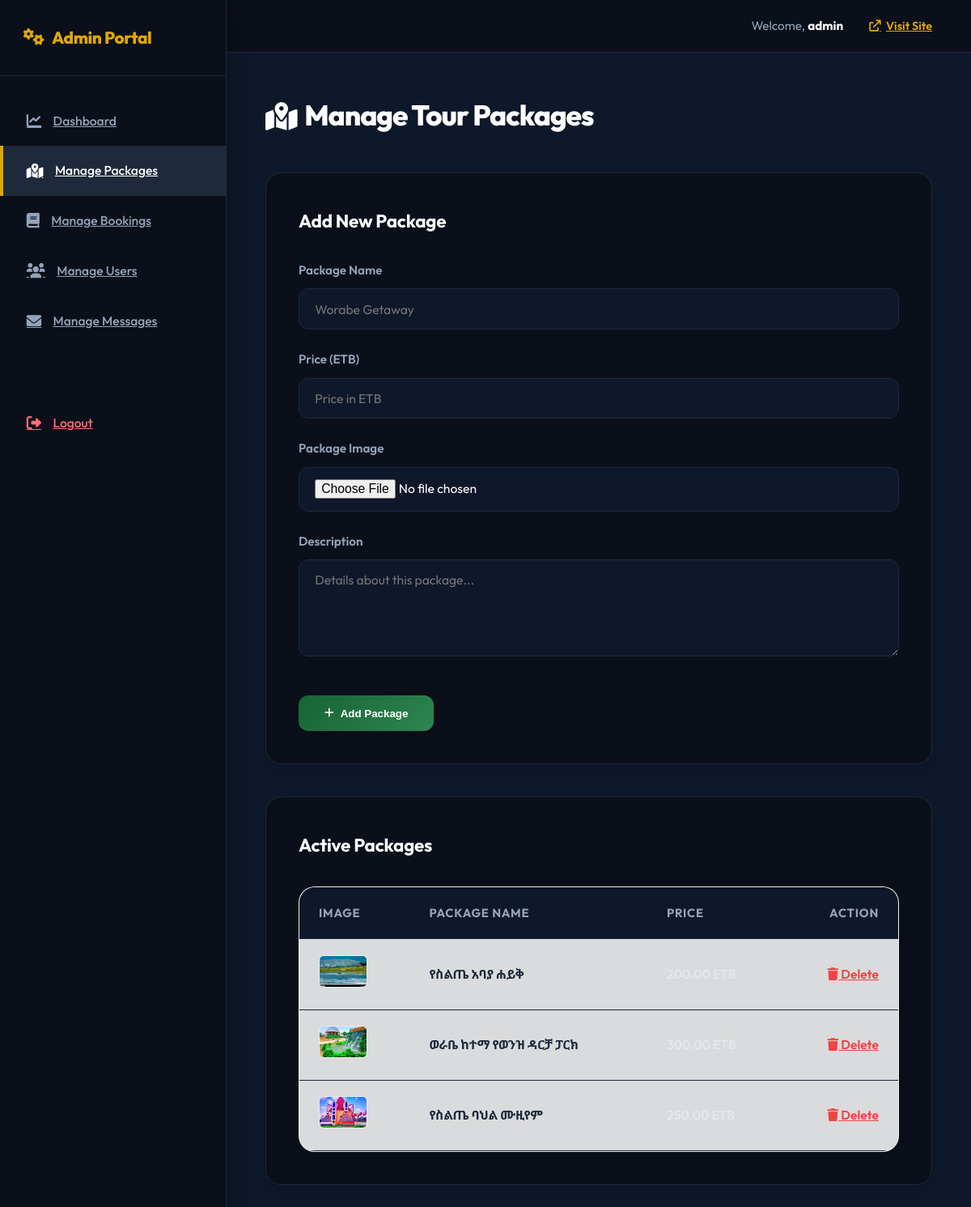
The app's page /manage_packages.php (signed in) with its own data.
### tables this page shows
CREATE TABLE `packages` (
  `package_id` int(11) NOT NULL,
  `package_name` varchar(100) NOT NULL,
  `description` text NOT NULL,
  `price` decimal(10,2) NOT NULL,
  `image_file` varchar(255) NOT NULL
);

### manage_packages.php (the view, shortened to what this page needs)
<?php
include 'db.php';
include 'admin_header.php';
?>
<h1><i class="fa-solid fa-map-location-dot"></i> Manage Tour Packages</h1>
<div class="admin-card">
    <h3>Add New Package</h3>
    <form method="post" enctype="multipart/form-data">
        <div class="inline-form-row">
            <div class="form-group">
                <label>Package Name</label>
                <input type="text" name="name" class="form-control" placeholder="Worabe Getaway" required>
            </div>
            <div class="form-group">
                <label>Price (ETB)</label>
                <input type="number" name="price" class="form-control" placeholder="Price in ETB" required>
            </div>
            <div class="form-group">
                <label>Package Image</label>
                <input type="file" name="image" class="form-control" required>
            </div>
        </div>
        <div class="form-group" style="margin-top: 1rem;">
            <label>Description</label>
            <textarea name="description" class="form-control" placeholder="Details about this package..." required style="height: 120px;"></textarea>
        </div>
        <button type="submit" name="add_package" class="btn" style="margin-top: 1rem;"><i class="fa-solid fa-plus"></i> Add Package</button>
    </form>
</div>
<div class="admin-card">
    <h3>Active Packages</h3>
    <div class="table-responsive">
        <table>
            <thead>
                <tr>
                    <th>Image</th>
                    <th>Package Name</th>
                    <th>Price</th>
                    <th style="text-align: right;">Action</th>
                </tr>
            </thead>
            <tbody>
                <?php
                $res = $conn->query("SELECT * FROM packages ORDER BY package_id DESC");
                if ($res && $res->num_rows > 0) {
                    while ($row = $res->fetch_assoc()) {
                        echo "<tr>";
                        echo "<td><img src='images/".htmlspecialchars($row['image_file'])."' width='60' height='40' style='object-fit: cover; border-radius: 6px; border: 1px solid var(--border);'></td>";
                        echo "<td style='font-weight: 600; color: var(--text-primary);'>".htmlspecialchars($row['package_name'])."</td>";
                        echo "<td style='font-weight: 600;'>".number_format($row['price'], 2)." ETB</td>";
                        echo "<td style='text-align: right;'><a href='manage_packages.php?delete=".$row['package_id']."' style='color: #ef4444; font-weight: 600;' onclick='return confirm(\"Are you sure you want to delete this package?\")'><i class='fa-solid fa-trash'></i> Delete</a></td>";
                        echo "</tr>";
                    }
                } else {
                    echo "<tr><td colspan='4' style='text-align: center; color: var(--text-secondary); padding: 2rem;'>No packages created yet. Add one above!</td></tr>";
                }
                ?>
            </tbody>
        </table>
    </div>
</div>
<?php include 'admin_footer.php'; ?>

### css/style.css (style rules this page uses)
:root { --primary: hsl(143, 62%, 24%); --primary-light: hsl(143, 50%, 35%); --primary-glow: hsla(143, 62%, 24%, 0.15); --secondary: hsl(20, 85%, 52%); --accent: hsl(45, 93%, 45%); --accent-light: hsl(45, 93%, 55%); --bg-main: hsl(30, 20%, 98%); --surface: hsl(0, 0%, 100%); --surface-glass: rgba(255, 255, 255, 0.85); --text-primary: hsl(217, 33%, 17%); --text-secondary: hsl(215, 16%, 47%); --border: hsl(210, 40%, 93%); --border-glass: rgba(255, 255, 255, 0.5); --shadow-sm: 0 2px 8px -2px rgba(0, 0, 0, 0.04), 0 1px 3px -1px rgba(0, 0, 0, 0.02); --shadow-md: 0 12px 24px -10px rgba(11, 15, 25, 0.06), 0 4px 12px -5px rgba(11, 15, 25, 0.03); --shadow-lg: 0 24px 48px -15px rgba(11, 15, 25, 0.12), 0 8px 20px -8px rgba(11, 15, 25, 0.04); --shadow-glow: 0 0 20px 2px hsla(143, 62%, 24%, 0.12); --transition: all 0.35s cubic-bezier(0.25, 1, 0.5, 1); --border-radius: 20px; }
* { box-sizing: border-box; margin: 0; padding: 0; }
body { font-family: 'Outfit', 'Noto Sans Ethiopic', sans-serif; background-color: var(--bg-main); color: var(--text-primary); line-height: 1.7; overflow-x: hidden; }
.btn { background: linear-gradient(135deg, var(--primary) 0%, var(--primary-light) 100%); color: white; padding: 0.9rem 2rem; border: none; border-radius: 12px; font-weight: 600; cursor: pointer; text-align: center; transition: var(--transition); display: inline-flex; align-items: center; justify-content: center; gap: 0.5rem; box-shadow: var(--shadow-sm); }
.form-group { margin-bottom: 1.5rem; }
.form-group label { display: block; font-weight: 600; margin-bottom: 0.6rem; font-size: 0.95rem; color: var(--text-primary); }
.form-control { width: 100%; padding: 0.9rem 1.2rem; border: 1px solid var(--border); border-radius: 12px; outline: none; font-family: inherit; font-size: 0.98rem; transition: var(--transition); background-color: var(--bg-main); }
.table-responsive { overflow-x: auto; background: var(--surface-glass); backdrop-filter: blur(8px); -webkit-backdrop-filter: blur(8px); border-radius: 20px; border: 1px solid var(--border-glass); box-shadow: var(--shadow-md); margin-top: 2rem; }
table { width: 100%; border-collapse: collapse; font-size: 0.98rem; }
th, td { padding: 1.2rem 1.5rem; text-align: left; border-bottom: 1px solid var(--border); }
th { background-color: rgba(241, 245, 249, 0.8); font-weight: 700; color: var(--text-primary); font-size: 0.92rem; text-transform: uppercase; letter-spacing: 0.05em; }
tr:last-child td { border-bottom: none; }
.admin-body { background-color: #0b0f19; color: #e2e8f0; }
.admin-content-inner h1 { font-size: 2.2rem; font-weight: 800; color: white; margin-bottom: 2.5rem; display: flex; align-items: center; gap: 0.6rem; letter-spacing: -0.03em; }
.admin-card { background-color: #0b0f19; border-radius: var(--border-radius); box-shadow: var(--shadow-md); border: 1px solid #1e293b; padding: 2.5rem; margin-bottom: 2.5rem; }
.admin-card h3 { font-size: 1.4rem; margin-bottom: 1.8rem; font-weight: 700; color: white; letter-spacing: -0.01em; }
.admin-card label { color: #94a3b8; }
.admin-card .form-control { background-color: #0f172a; border-color: #1e293b; color: white; }
.admin-card table th { background-color: #0f172a; color: #94a3b8; border-bottom: 1px solid #1e293b; }
.admin-card table td { color: #e2e8f0; border-bottom: 1px solid #1e293b; }

### records on screen
packages: image_file (picture), package_name "የስልጤ አባያ ሐይቅ"
packages: image_file (picture), package_name "ወራቤ ከተማ የወንዝ ዳርቻ ፓርክ"
packages: image_file (picture), package_name "የስልጤ ባህል ሙዚየም"

### other values on screen
$_SESSION['admin_user'] "admin"
